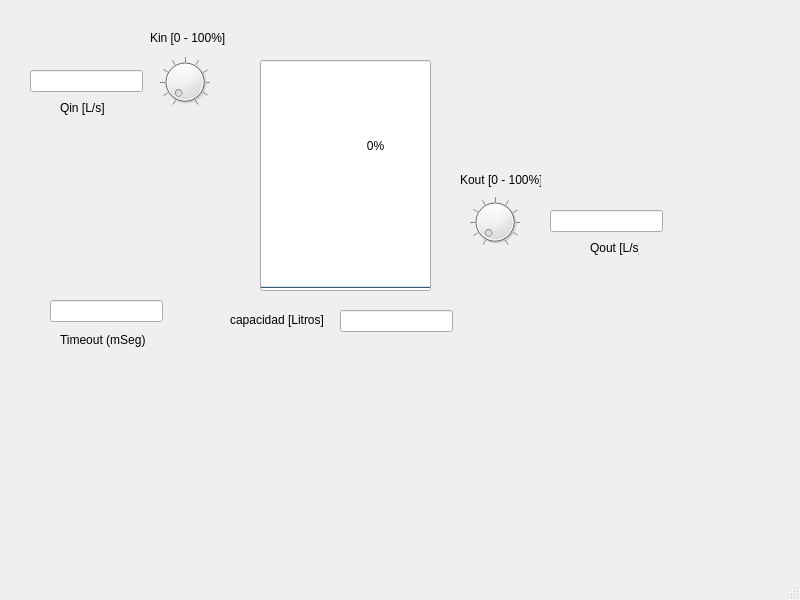
<?xml version="1.0" encoding="UTF-8"?>
<ui version="4.0">
 <class>MainWindow</class>
 <widget class="QMainWindow" name="MainWindow">
  <property name="geometry">
   <rect>
    <x>0</x>
    <y>0</y>
    <width>800</width>
    <height>600</height>
   </rect>
  </property>
  <property name="windowTitle">
   <string>MainWindow</string>
  </property>
  <widget class="QWidget" name="centralwidget">
   <widget class="QLineEdit" name="capacidad">
    <property name="geometry">
     <rect>
      <x>340</x>
      <y>310</y>
      <width>113</width>
      <height>22</height>
     </rect>
    </property>
   </widget>
   <widget class="QDial" name="kin">
    <property name="geometry">
     <rect>
      <x>160</x>
      <y>50</y>
      <width>50</width>
      <height>64</height>
     </rect>
    </property>
    <property name="notchTarget">
     <double>10.000000000000000</double>
    </property>
    <property name="notchesVisible">
     <bool>true</bool>
    </property>
   </widget>
   <widget class="QDial" name="kout">
    <property name="geometry">
     <rect>
      <x>470</x>
      <y>190</y>
      <width>50</width>
      <height>64</height>
     </rect>
    </property>
    <property name="notchTarget">
     <double>10.000000000000000</double>
    </property>
    <property name="notchesVisible">
     <bool>true</bool>
    </property>
   </widget>
   <widget class="QLabel" name="label">
    <property name="geometry">
     <rect>
      <x>230</x>
      <y>310</y>
      <width>101</width>
      <height>20</height>
     </rect>
    </property>
    <property name="text">
     <string>capacidad [Litros]</string>
    </property>
   </widget>
   <widget class="QLabel" name="label_2">
    <property name="geometry">
     <rect>
      <x>60</x>
      <y>100</y>
      <width>49</width>
      <height>16</height>
     </rect>
    </property>
    <property name="text">
     <string>Qin [L/s]</string>
    </property>
   </widget>
   <widget class="QLabel" name="label_3">
    <property name="geometry">
     <rect>
      <x>150</x>
      <y>30</y>
      <width>81</width>
      <height>16</height>
     </rect>
    </property>
    <property name="text">
     <string>Kin [0 - 100%]</string>
    </property>
   </widget>
   <widget class="QLabel" name="label_4">
    <property name="geometry">
     <rect>
      <x>60</x>
      <y>330</y>
      <width>91</width>
      <height>20</height>
     </rect>
    </property>
    <property name="text">
     <string>Timeout (mSeg)</string>
    </property>
   </widget>
   <widget class="QLabel" name="label_5">
    <property name="geometry">
     <rect>
      <x>590</x>
      <y>240</y>
      <width>49</width>
      <height>16</height>
     </rect>
    </property>
    <property name="text">
     <string>Qout [L/s]</string>
    </property>
   </widget>
   <widget class="QLabel" name="label_6">
    <property name="geometry">
     <rect>
      <x>460</x>
      <y>170</y>
      <width>81</width>
      <height>20</height>
     </rect>
    </property>
    <property name="text">
     <string>Kout [0 - 100%]</string>
    </property>
   </widget>
   <widget class="QLineEdit" name="time_out">
    <property name="geometry">
     <rect>
      <x>50</x>
      <y>300</y>
      <width>113</width>
      <height>22</height>
     </rect>
    </property>
   </widget>
   <widget class="QLineEdit" name="qin">
    <property name="geometry">
     <rect>
      <x>30</x>
      <y>70</y>
      <width>113</width>
      <height>22</height>
     </rect>
    </property>
   </widget>
   <widget class="QLineEdit" name="qout">
    <property name="geometry">
     <rect>
      <x>550</x>
      <y>210</y>
      <width>113</width>
      <height>22</height>
     </rect>
    </property>
   </widget>
   <widget class="QProgressBar" name="tanque">
    <property name="geometry">
     <rect>
      <x>260</x>
      <y>60</y>
      <width>171</width>
      <height>231</height>
     </rect>
    </property>
    <property name="sizePolicy">
     <sizepolicy hsizetype="Fixed" vsizetype="Expanding">
      <horstretch>0</horstretch>
      <verstretch>0</verstretch>
     </sizepolicy>
    </property>
    <property name="value">
     <number>0</number>
    </property>
    <property name="orientation">
     <enum>Qt::Orientation::Vertical</enum>
    </property>
   </widget>
  </widget>
  <widget class="QMenuBar" name="menubar">
   <property name="geometry">
    <rect>
     <x>0</x>
     <y>0</y>
     <width>800</width>
     <height>22</height>
    </rect>
   </property>
  </widget>
  <widget class="QStatusBar" name="statusbar"/>
 </widget>
 <resources/>
 <connections/>
</ui>
